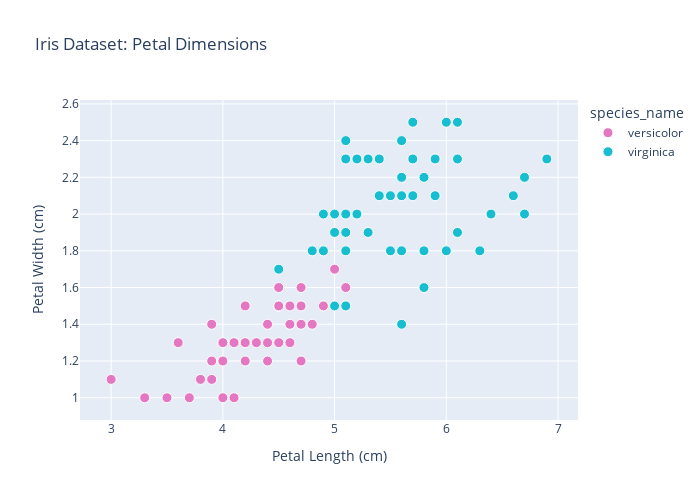
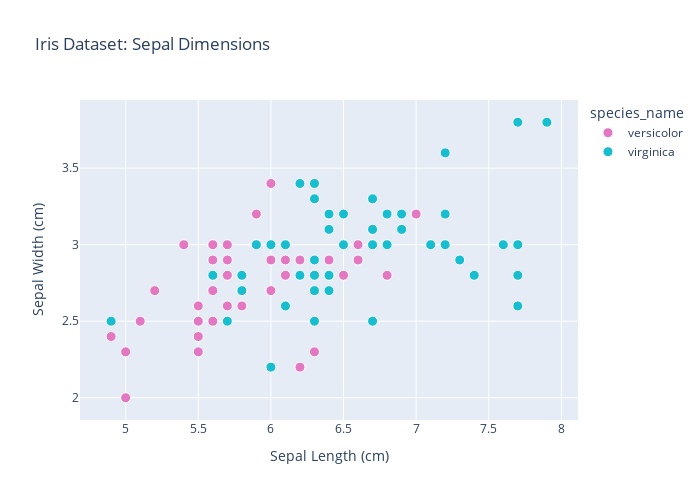

The notebook cell these images were saved under, in order:
### Code cell
# Visualize the data - focusing on two features for visualization
# Create a scatter plot for petal dimensions
fig1 = px.scatter(
    df_binary,
    x="petal length (cm)",
    y="petal width (cm)",
    color="species_name",
    color_discrete_map={"versicolor": "#e377c2", "virginica": "#17becf"},
    title="Iris Dataset: Petal Dimensions",
    labels={"petal length (cm)": "Petal Length (cm)", "petal width (cm)": "Petal Width (cm)"},
    width=700,
    height=500,
)
fig1.update_traces(marker={"size": 10, "line": {"width": 1, "color": "white"}})
fig1.show()

# Create a scatter plot for sepal dimensions
fig2 = px.scatter(
    df_binary,
    x="sepal length (cm)",
    y="sepal width (cm)",
    color="species_name",
    color_discrete_map={"versicolor": "#e377c2", "virginica": "#17becf"},
    title="Iris Dataset: Sepal Dimensions",
    labels={"sepal length (cm)": "Sepal Length (cm)", "sepal width (cm)": "Sepal Width (cm)"},
    width=700,
    height=500,
)
fig2.update_traces(marker={"size": 10, "line": {"width": 1, "color": "white"}})
fig2.show()

### Figure 1 — Plotly figure (JSON) as saved in the notebook; plotly's stock layout.template omitted (floating-point values rounded to 4 significant figures)
{"data": [{"hovertemplate": "species_name=versicolor<br>Petal Length (cm)=%{x}<br>Petal Width (cm)=%{y}<extra></extra>", "legendgroup": "versicolor", "marker": {"color": "#e377c2", "line": {"color": "white", "width": 1}, "size": 10, "symbol": "circle"}, "mode": "markers", "name": "versicolor", "orientation": "v", "showlegend": true, "type": "scatter", "x": [4.7, 4.5, 4.9, 4.0, 4.6, 4.5, 4.7, 3.3, 4.6, 3.9, 3.5, 4.2, 4.0, 4.7, 3.6, 4.4, 4.5, 4.1, 4.5, 3.9, 4.8, 4.0, 4.9, 4.7, 4.3, 4.4, 4.8, 5.0, 4.5, 3.5, 3.8, 3.7, 3.9, 5.1, 4.5, 4.5, 4.7, 4.4, 4.1, 4.0, 4.4, 4.6, 4.0, 3.3, 4.2, 4.2, 4.2, 4.3, 3.0, 4.1], "xaxis": "x", "y": [1.4, 1.5, 1.5, 1.3, 1.5, 1.3, 1.6, 1.0, 1.3, 1.4, 1.0, 1.5, 1.0, 1.4, 1.3, 1.4, 1.5, 1.0, 1.5, 1.1, 1.8, 1.3, 1.5, 1.2, 1.3, 1.4, 1.4, 1.7, 1.5, 1.0, 1.1, 1.0, 1.2, 1.6, 1.5, 1.6, 1.5, 1.3, 1.3, 1.3, 1.2, 1.4, 1.2, 1.0, 1.3, 1.2, 1.3, 1.3, 1.1, 1.3], "yaxis": "y"}, {"hovertemplate": "species_name=virginica<br>Petal Length (cm)=%{x}<br>Petal Width (cm)=%{y}<extra></extra>", "legendgroup": "virginica", "marker": {"color": "#17becf", "line": {"color": "white", "width": 1}, "size": 10, "symbol": "circle"}, "mode": "markers", "name": "virginica", "orientation": "v", "showlegend": true, "type": "scatter", "x": [6.0, 5.1, 5.9, 5.6, 5.8, 6.6, 4.5, 6.3, 5.8, 6.1, 5.1, 5.3, 5.5, 5.0, 5.1, 5.3, 5.5, 6.7, 6.9, 5.0, 5.7, 4.9, 6.7, 4.9, 5.7, 6.0, 4.8, 4.9, 5.6, 5.8, 6.1, 6.4, 5.6, 5.1, 5.6, 6.1, 5.6, 5.5, 4.8, 5.4, 5.6, 5.1, 5.1, 5.9, 5.7, 5.2, 5.0, 5.2, 5.4, 5.1], "xaxis": "x", "y": [2.5, 1.9, 2.1, 1.8, 2.2, 2.1, 1.7, 1.8, 1.8, 2.5, 2.0, 1.9, 2.1, 2.0, 2.4, 2.3, 1.8, 2.2, 2.3, 1.5, 2.3, 2.0, 2.0, 1.8, 2.1, 1.8, 1.8, 1.8, 2.1, 1.6, 1.9, 2.0, 2.2, 1.5, 1.4, 2.3, 2.4, 1.8, 1.8, 2.1, 2.4, 2.3, 1.9, 2.3, 2.5, 2.3, 1.9, 2.0, 2.3, 1.8], "yaxis": "y"}], "layout": {"height": 500, "legend": {"title": {"text": "species_name"}, "tracegroupgap": 0}, "title": {"text": "Iris Dataset: Petal Dimensions"}, "width": 700, "xaxis": {"anchor": "y", "domain": [0, 1], "title": {"text": "Petal Length (cm)"}}, "yaxis": {"anchor": "x", "domain": [0, 1], "title": {"text": "Petal Width (cm)"}}}}

### Figure 2 — Plotly figure (JSON) as saved in the notebook; plotly's stock layout.template omitted (floating-point values rounded to 4 significant figures)
{"data": [{"hovertemplate": "species_name=versicolor<br>Sepal Length (cm)=%{x}<br>Sepal Width (cm)=%{y}<extra></extra>", "legendgroup": "versicolor", "marker": {"color": "#e377c2", "line": {"color": "white", "width": 1}, "size": 10, "symbol": "circle"}, "mode": "markers", "name": "versicolor", "orientation": "v", "showlegend": true, "type": "scatter", "x": [7.0, 6.4, 6.9, 5.5, 6.5, 5.7, 6.3, 4.9, 6.6, 5.2, 5.0, 5.9, 6.0, 6.1, 5.6, 6.7, 5.6, 5.8, 6.2, 5.6, 5.9, 6.1, 6.3, 6.1, 6.4, 6.6, 6.8, 6.7, 6.0, 5.7, 5.5, 5.5, 5.8, 6.0, 5.4, 6.0, 6.7, 6.3, 5.6, 5.5, 5.5, 6.1, 5.8, 5.0, 5.6, 5.7, 5.7, 6.2, 5.1, 5.7], "xaxis": "x", "y": [3.2, 3.2, 3.1, 2.3, 2.8, 2.8, 3.3, 2.4, 2.9, 2.7, 2.0, 3.0, 2.2, 2.9, 2.9, 3.1, 3.0, 2.7, 2.2, 2.5, 3.2, 2.8, 2.5, 2.8, 2.9, 3.0, 2.8, 3.0, 2.9, 2.6, 2.4, 2.4, 2.7, 2.7, 3.0, 3.4, 3.1, 2.3, 3.0, 2.5, 2.6, 3.0, 2.6, 2.3, 2.7, 3.0, 2.9, 2.9, 2.5, 2.8], "yaxis": "y"}, {"hovertemplate": "species_name=virginica<br>Sepal Length (cm)=%{x}<br>Sepal Width (cm)=%{y}<extra></extra>", "legendgroup": "virginica", "marker": {"color": "#17becf", "line": {"color": "white", "width": 1}, "size": 10, "symbol": "circle"}, "mode": "markers", "name": "virginica", "orientation": "v", "showlegend": true, "type": "scatter", "x": [6.3, 5.8, 7.1, 6.3, 6.5, 7.6, 4.9, 7.3, 6.7, 7.2, 6.5, 6.4, 6.8, 5.7, 5.8, 6.4, 6.5, 7.7, 7.7, 6.0, 6.9, 5.6, 7.7, 6.3, 6.7, 7.2, 6.2, 6.1, 6.4, 7.2, 7.4, 7.9, 6.4, 6.3, 6.1, 7.7, 6.3, 6.4, 6.0, 6.9, 6.7, 6.9, 5.8, 6.8, 6.7, 6.7, 6.3, 6.5, 6.2, 5.9], "xaxis": "x", "y": [3.3, 2.7, 3.0, 2.9, 3.0, 3.0, 2.5, 2.9, 2.5, 3.6, 3.2, 2.7, 3.0, 2.5, 2.8, 3.2, 3.0, 3.8, 2.6, 2.2, 3.2, 2.8, 2.8, 2.7, 3.3, 3.2, 2.8, 3.0, 2.8, 3.0, 2.8, 3.8, 2.8, 2.8, 2.6, 3.0, 3.4, 3.1, 3.0, 3.1, 3.1, 3.1, 2.7, 3.2, 3.3, 3.0, 2.5, 3.0, 3.4, 3.0], "yaxis": "y"}], "layout": {"height": 500, "legend": {"title": {"text": "species_name"}, "tracegroupgap": 0}, "title": {"text": "Iris Dataset: Sepal Dimensions"}, "width": 700, "xaxis": {"anchor": "y", "domain": [0, 1], "title": {"text": "Sepal Length (cm)"}}, "yaxis": {"anchor": "x", "domain": [0, 1], "title": {"text": "Sepal Width (cm)"}}}}
